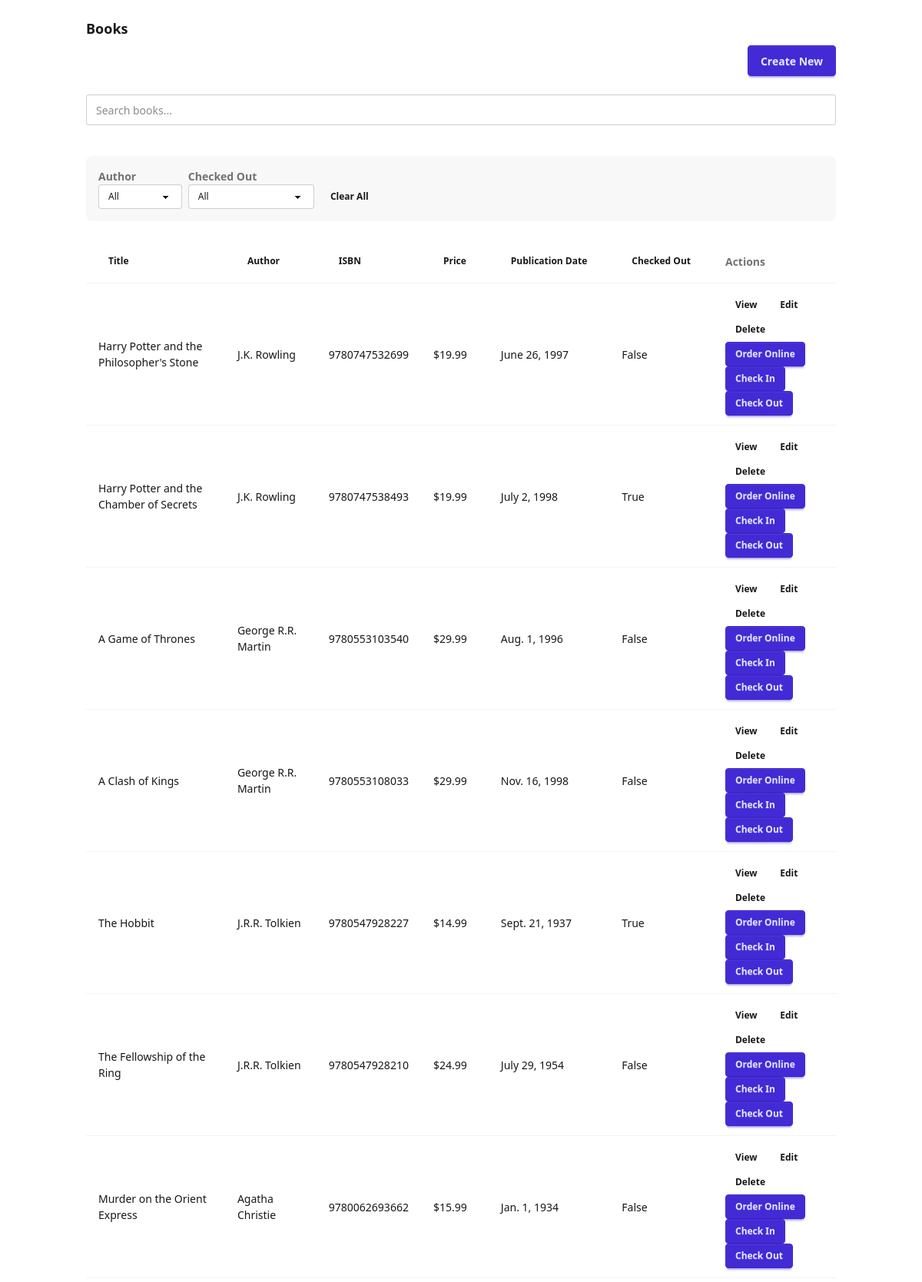
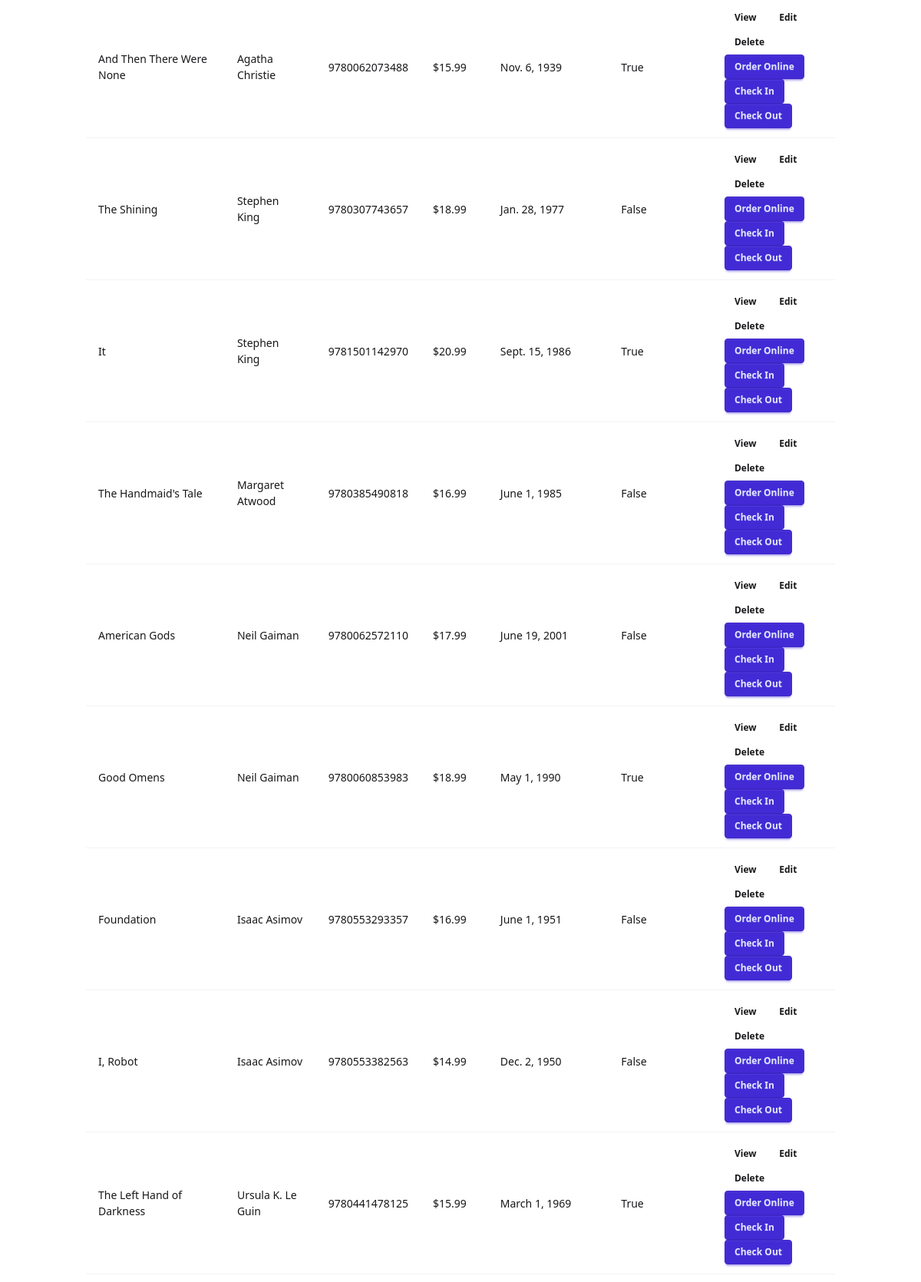
The app's page /example/book/ (upper part) with its own data (2 pictures, top to bottom).
### example/models.py (models this page shows, shortened)
class Book(models.Model):
    title = models.CharField(max_length=100,verbose_name='Title')
    author = models.ForeignKey('Author', on_delete=models.CASCADE,verbose_name='Author')
    isbn = models.CharField(max_length=13,verbose_name='ISBN')
    price = models.DecimalField(max_digits=10, decimal_places=2,verbose_name='Price')
    pub_date = models.DateField(verbose_name='Publication Date')
    checked_out = models.BooleanField(default=False,verbose_name='Checked Out')
    ordered_from = models.CharField(max_length=100, blank=True, null=True, verbose_name='Ordered From')
    location = models.CharField(max_length=100, blank=True, null=True, verbose_name='Location')
    @property
    def formatted_price(self):
        return f"${self.price:,}"
    class Meta:
        verbose_name = 'Book'
        verbose_name_plural = 'Books'
        permissions = [
            ('can_view_ordered_from', 'Can view ordered from field'),
        ]

class Author(models.Model):
    name = models.CharField(max_length=100)
    def __str__(self):
        return self.name

### example/views.py (the view)
class BookCRUDView(CRUDView):
    model = Book
    fields = {
        'title': 'Title',
        'author': 'Author',
        'isbn': 'ISBN',
        'formatted_price': 'Price',
        'pub_date': 'Publication Date',
        'checked_out': 'Checked Out',
    }
    form_fields = {
        'title': 'Title',
        'author': 'Author',
        'isbn': 'ISBN',
        'price': 'Price',
        'pub_date': 'Publication Date',
        'checked_out': 'Checked Out',
        'ordered_from': 'Ordered From',
        'location': 'Location',
    }
    filter_fields = ['author', 'checked_out']
    search_fields = ['title', 'isbn']
    restricted_fields = {'ordered_from': 'can_view_ordered_from'}
    property_field_map = {'formatted_price': 'price'}
    inline_formsets = [
        {
            'model': BookRequest,
            'fields': ['requester_name', 'requester_email'],
            'can_delete': True,
        },
        {
            'model': RequestComment,
            'fields': ['comment'],
            'nested_under': BookRequest,
            'extra': 1,
            'can_delete': True,
        }
    ]
    extra_actions = [
        {
            'name': 'order-online',
            'view': OrderOnlineView,
            'label': 'Order Online',
            'method': 'POST',
        },
        {
            'name': 'check-in',
            'label': 'Check In',
            'view': CheckInView,
            'method': 'POST',
        },
        {
            'name': 'check-out',
            'label': 'Check Out',
            'view': CheckOutView,
            'method': 'POST',
        }
    ]

### orange_sherbert/templatetags/sherbert_tags.py (called while the page is built)
@register.simple_tag
def get_field_options(obj, field_name):
    model = obj.model
    distinct_values = model.objects.values_list(field_name, flat=True).distinct().order_by(field_name)
    return [v for v in distinct_values if v not in (None, '')]

@register.simple_tag
def is_selected(option, request, field):
    current = request.GET.get(field, '')
    return 'selected' if str(option) == str(current) else ''

@register.simple_tag
def get_verbose_name(obj, field_name):
    model = obj._meta.model
    try:
        field = model._meta.get_field(field_name)
        return field.verbose_name
    except:
        return field_name.replace('_', ' ').title()

### orange_sherbert/templates/orange_sherbert/list.html (shortened to what this page needs)
{% extends "orange_sherbert/base.html" %}
{% load sherbert_tags %}
{% block content %}
<div class="container mx-auto">
    <div class="card">
        <div class="card-body">
            <h1 class="card-title">{{ verbose_name_plural }}</h1>
            <div class="card-actions justify-end">
                <a href="{% url model_name|add:'-create' %}" class="btn btn-primary">Create New</a>
            </div>
            {% if search_fields %}
            <div class="my-4">
                <div class="flex gap-2">
                    <input
                        type="search"
                        name="search"
                        id="search-input"
                        value="{{ search_query }}"
                        placeholder="Search {{ verbose_name_plural|lower }}..."
                        class="input input-bordered flex-1"
                        hx-get="."
                        hx-trigger="input changed delay:500ms, search"
                        hx-target="#results-table"
                        hx-select="#results-table"
                        hx-swap="outerHTML"
                        hx-push-url="true"
                        hx-include="#search-input, #filter-form select, #sort-by-input, #sort-dir-input"
                    />
                </div>
            </div>
            {% endif %}
            {% if filter_fields and object_list %}
            <div class="flex flex-wrap gap-2 my-4 p-4 bg-base-200 rounded-lg" id="filter-form">
                {% for field in filter_fields %}
                    {% get_field_options object_list field as options %}
                    <div class="form-control">
                        <label class="label">
                            <span class="label-text font-semibold">{% get_verbose_name object_list.0 field %}</span>
                        </label>
                        <select name="{{ field }}" class="select select-bordered select-sm w-full max-w-xs"
                        hx-get="."
                        hx-trigger="change"
                        hx-target="#results-table"
                        hx-select="#results-table"
                        hx-swap="outerHTML"
                        hx-push-url="true"
                        hx-include="#search-input, #filter-form select, #sort-by-input, #sort-dir-input">
                            <option value="">All</option>
                        </select>
                    </div>
                {% endfor %}
                <div class="form-control self-end">
                    <a href="?" class="btn btn-ghost btn-sm">Clear All</a>
                </div>
            </div>
            {% endif %}
            <div class="overflow-x-auto" id="results-table">
                <table class="table w-full">
                    <thead>
                        <tr>
                            {% for field_name, field_label in fields.items %}
                                <th>
                                    <button type="button"
                                    hx-get="."
                                    hx-vals='{"sort_by": "{{ field_name }}", "sort_dir": "{% if request.GET.sort_by == field_name and request.GET.sort_dir == "asc" %}desc{% else %}asc{% endif %}"}'
                                    hx-target="#results-table"
                                    hx-select="#results-table"
                                    hx-swap="outerHTML"
                                    hx-push-url="true"
                                    hx-include="#search-input, #filter-form select, #sort-by-input, #sort-dir-input"
                                    class="flex items-center gap-1 cursor-pointer hover:text-primary btn btn-ghost btn-sm normal-case">
                                        {{ field_label }}
                                    </button>
                                </th>
                            {% endfor %}
                            <th>Actions</th>
                        </tr>
                    </thead>
                    <tbody id="search-results">
                        {% for item in object_data %}
                            <tr>
                                {% for field_name, verbose_name, value in item.fields %}
                                    <td>{{ value }}</td>
                                {% endfor %}
                                <td class="min-w-40 max-w-40">
                                    <a href="{% url model_name|add:'-detail' item.object.pk %}" class="btn btn-sm btn-ghost">View</a>
                                    <a href="{% url model_name|add:'-update' item.object.pk %}" class="btn btn-sm btn-ghost">Edit</a>
                                    <a href="{% url model_name|add:'-delete' item.object.pk %}" class="btn btn-sm btn-ghost">Delete</a>
                                    {% for action in extra_actions %}
                                        {% if action.method == 'GET' %}
                                            <a href="{% url model_name|add:'-'|add:action.name item.object.pk %}" class="btn btn-sm btn-primary">{{ action.label }}</a>
                                        {% else %}
                                            <form method="post" action="{% url model_name|add:'-'|add:action.name item.object.pk %}" style="display: inline;">
                                                <button type="submit" class="btn btn-sm btn-primary">{{ action.label }}</button>
                                            </form>
                                        {% endif %}
                                    {% endfor %}
                                </td>
                            </tr>
                        {% empty %}
                            <tr>
                                <td colspan="10" class="text-center">No items found.</td>
                            </tr>
                        {% endfor %}
                    </tbody>
                </table>
            </div>
        </div>
    </div>
</div>
{% endblock %}

### orange_sherbert/templates/orange_sherbert/base.html (shortened to what this page needs)
 {% load django_htmx %}
<!DOCTYPE html>
<html>
<head>
    <link href="https://cdn.jsdelivr.net/npm/daisyui@5" rel="stylesheet" type="text/css" />
    <script src="https://cdn.jsdelivr.net/npm/@tailwindcss/browser@4"></script>
</head>
<body hx-headers='{"x-csrftoken": "{{ csrf_token }}"}'>
    {% block content %}{% endblock %}
</body>
</html>

### records on screen
Book: fields "Harry Potter and the Philosopher's Stone" "9780747532699" "$19.99" "June 26, 1997" "False", label "Order Online" "Check In" "Check Out"
Author: name "J.K. Rowling"
Book: fields "Harry Potter and the Chamber of Secrets" "9780747538493" "$19.99" "July 2, 1998" "True", label "Order Online" "Check In" "Check Out"
Book: fields "A Game of Thrones" "9780553103540" "$29.99" "Aug. 1, 1996" "False", label "Order Online" "Check In" "Check Out"
Author: name "George R.R. Martin"
Book: fields "A Clash of Kings" "9780553108033" "$29.99" "Nov. 16, 1998" "False", label "Order Online" "Check In" "Check Out"
Book: fields "The Hobbit" "9780547928227" "$14.99" "Sept. 21, 1937" "True", label "Order Online" "Check In" "Check Out"
Author: name "J.R.R. Tolkien"
Book: fields "The Fellowship of the Ring" "9780547928210" "$24.99" "July 29, 1954" "False", label "Order Online" "Check In" "Check Out"
Book: fields "Murder on the Orient Express" "9780062693662" "$15.99" "Jan. 1, 1934" "False", label "Order Online" "Check In" "Check Out"
Author: name "Agatha Christie"
Book: fields "And Then There Were None" "9780062073488" "$15.99" "Nov. 6, 1939" "True", label "Order Online" "Check In" "Check Out"
Book: fields "The Shining" "9780307743657" "$18.99" "Jan. 28, 1977" "False", label "Order Online" "Check In" "Check Out"
Author: name "Stephen King"
Book: fields "It" "9781501142970" "$20.99" "Sept. 15, 1986" "True", label "Order Online" "Check In" "Check Out"
Book: fields "The Handmaid's Tale" "9780385490818" "$16.99" "June 1, 1985" "False", label "Order Online" "Check In" "Check Out"
Author: name "Margaret Atwood"
Book: fields "American Gods" "9780062572110" "$17.99" "June 19, 2001" "False", label "Order Online" "Check In" "Check Out"
Author: name "Neil Gaiman"
Book: fields "Good Omens" "9780060853983" "$18.99" "May 1, 1990" "True", label "Order Online" "Check In" "Check Out"
Book: fields "Foundation" "9780553293357" "$16.99" "June 1, 1951" "False", label "Order Online" "Check In" "Check Out"
Author: name "Isaac Asimov"
Book: fields "I, Robot" "9780553382563" "$14.99" "Dec. 2, 1950" "False", label "Order Online" "Check In" "Check Out"
Book: fields "The Left Hand of Darkness" "9780441478125" "$15.99" "March 1, 1969" "True", label "Order Online" "Check In" "Check Out"
Author: name "Ursula K. Le Guin"

### other values on screen
{{ verbose_name_plural }} "Books"
{{ field_label }} "Title" "Author" "ISBN" "Price" "Publication Date" "Checked Out"
